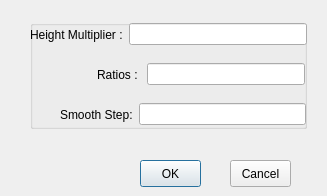
<?xml version="1.0" encoding="UTF-8"?>
<ui version="4.0">
 <class>HeightMapRadiusRatio</class>
 <widget class="QDialog" name="HeightMapRadiusRatio">
  <property name="geometry">
   <rect>
    <x>0</x>
    <y>0</y>
    <width>327</width>
    <height>196</height>
   </rect>
  </property>
  <property name="windowTitle">
   <string>Dialog</string>
  </property>
  <widget class="QPushButton" name="ok_btn_action">
   <property name="geometry">
    <rect>
     <x>140</x>
     <y>160</y>
     <width>61</width>
     <height>27</height>
    </rect>
   </property>
   <property name="text">
    <string>OK</string>
   </property>
  </widget>
  <widget class="QPushButton" name="cancel_btn_action">
   <property name="geometry">
    <rect>
     <x>230</x>
     <y>160</y>
     <width>61</width>
     <height>27</height>
    </rect>
   </property>
   <property name="text">
    <string>Cancel</string>
   </property>
  </widget>
  <widget class="QGroupBox" name="group_box_1">
   <property name="geometry">
    <rect>
     <x>30</x>
     <y>20</y>
     <width>277</width>
     <height>109</height>
    </rect>
   </property>
   <property name="title">
    <string/>
   </property>
   <widget class="QWidget" name="layoutWidget">
    <property name="geometry">
     <rect>
      <x>67</x>
      <y>40</y>
      <width>208</width>
      <height>29</height>
     </rect>
    </property>
    <layout class="QHBoxLayout" name="horizontalLayout_2">
     <item>
      <widget class="QLabel" name="label">
       <property name="text">
        <string>Ratios : </string>
       </property>
      </widget>
     </item>
     <item>
      <widget class="QLineEdit" name="smooth_ratio_action_"/>
     </item>
    </layout>
   </widget>
   <widget class="QWidget" name="layoutWidget">
    <property name="geometry">
     <rect>
      <x>30</x>
      <y>80</y>
      <width>246</width>
      <height>29</height>
     </rect>
    </property>
    <layout class="QHBoxLayout" name="horizontalLayout">
     <item>
      <widget class="QLabel" name="label_3">
       <property name="text">
        <string>Smooth Step:</string>
       </property>
      </widget>
     </item>
     <item>
      <widget class="QLineEdit" name="smooth_step_action_"/>
     </item>
    </layout>
   </widget>
   <widget class="QWidget" name="">
    <property name="geometry">
     <rect>
      <x>0</x>
      <y>0</y>
      <width>277</width>
      <height>29</height>
     </rect>
    </property>
    <layout class="QHBoxLayout" name="horizontalLayout_3">
     <item>
      <widget class="QLabel" name="label_2">
       <property name="text">
        <string>Height Multiplier :</string>
       </property>
      </widget>
     </item>
     <item>
      <widget class="QLineEdit" name="smooth_multiplier_action_"/>
     </item>
    </layout>
   </widget>
  </widget>
 </widget>
 <resources/>
 <connections/>
</ui>
